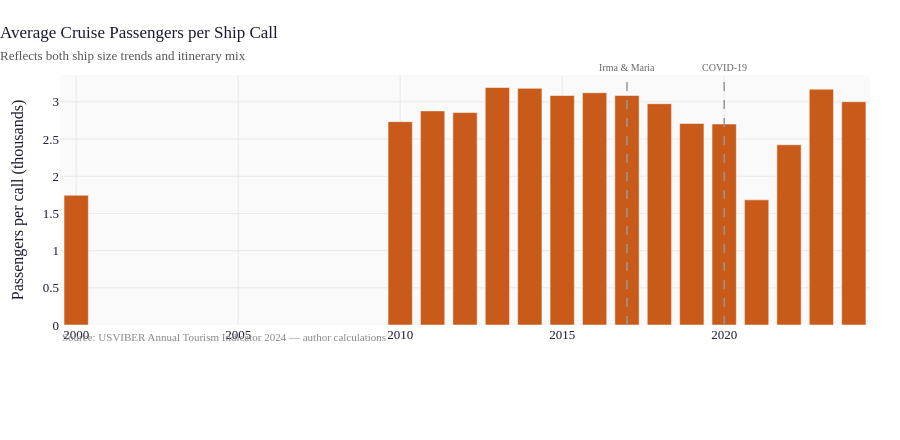

The notebook cell saved with this chart:
### Code cell
# Average passengers per cruise ship call
tour2 = tour.copy()
tour2["pax_per_ship"] = tour2["cruise_passengers"] / tour2["cruise_ships"]

fig = bar_chart(
    tour2,
    x="year",
    y="pax_per_ship",
    title="Average Cruise Passengers per Ship Call",
    subtitle="Reflects both ship size trends and itinerary mix",
    y_label="Passengers per call (thousands)",
    color=PALETTE["cruise"],
    source="USVIBER Annual Tourism Indicator 2024 — author calculations",
    shock_x=[2017, 2020],
)
fig.show()
print(
    tour2[["year", "cruise_passengers", "cruise_ships", "pax_per_ship"]]
    .set_index("year")
    .round(1)
    .to_string()
)

### Figure 1 — Plotly figure (JSON) as saved in the notebook; plotly's stock layout.template omitted (floating-point values rounded to 4 significant figures)
{"data": [{"marker": {"color": "#c85a1a"}, "name": "pax_per_ship", "type": "bar", "x": [2000, 2010, 2011, 2012, 2013, 2014, 2015, 2016, 2017, 2018, 2019, 2020, 2021, 2022, 2023, 2024], "y": [1.744, 2.734, 2.878, 2.855, 3.193, 3.182, 3.085, 3.122, 3.085, 2.974, 2.709, 2.702, 1.682, 2.423, 3.17, 3.002]}], "layout": {"annotations": [{"showarrow": false, "text": "<span style='color:#888;font-size:11px'>Source: USVIBER Annual Tourism Indicator 2024 — author calculations</span>", "x": 0, "xanchor": "left", "xref": "paper", "y": -0.08, "yref": "paper"}, {"font": {"color": "#666", "size": 10}, "showarrow": false, "text": "Irma & Maria", "x": 2017, "xanchor": "center", "xref": "x", "y": 1, "yanchor": "bottom", "yref": "y domain"}, {"font": {"color": "#666", "size": 10}, "showarrow": false, "text": "COVID-19", "x": 2020, "xanchor": "center", "xref": "x", "y": 1, "yanchor": "bottom", "yref": "y domain"}], "bargap": 0.25, "height": 440, "shapes": [{"line": {"color": "#999999", "dash": "dash", "width": 1.5}, "type": "line", "x0": 2017, "x1": 2017, "xref": "x", "y0": 0, "y1": 1, "yref": "y domain"}, {"line": {"color": "#999999", "dash": "dash", "width": 1.5}, "type": "line", "x0": 2020, "x1": 2020, "xref": "x", "y0": 0, "y1": 1, "yref": "y domain"}], "title": {"font": {"size": 17}, "text": "Average Cruise Passengers per Ship Call<br><span style='font-size:13px;color:#555'>Reflects both ship size trends and itinerary mix</span>", "x": 0}, "width": 900, "xaxis": {"title": {"text": ""}}, "yaxis": {"title": {"text": "Passengers per call (thousands)"}}}}
